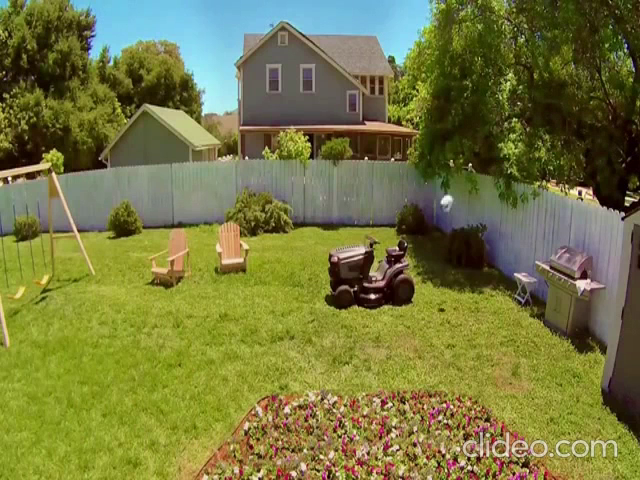
#> input picture frame 37 of Cuarta Previa/v4.mp4, 640 x 480 px
$ python detectMov.py
#> lines starting #> are read from the running program, lines starting #| are printed output that depends on the picture
import cv2
import numpy as np

video = cv2.VideoCapture('v4.mp4')

i = 0
while True:
	ret, frame = video.read()
#> frame is the input picture: shape (480, 640, 3); mean B, G, R 64.7, 120.5, 118.3
	if ret == False: break
	gray = cv2.cvtColor(frame, cv2.COLOR_BGR2GRAY)
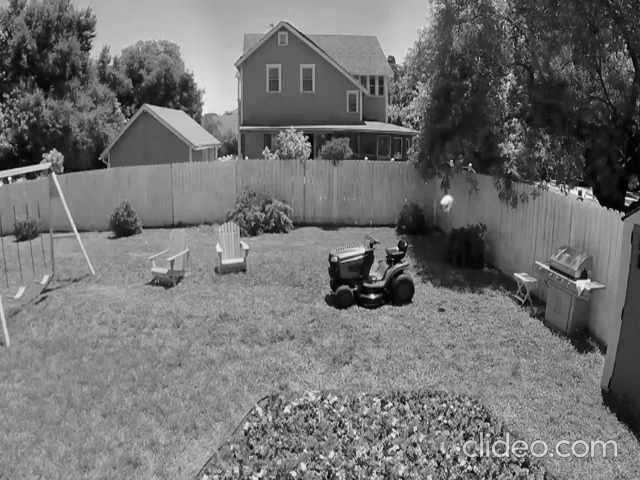
#> gray: shape (480, 640); min 0, max 254, mean 113.4
	if i == 3:
		bgGray = gray
	if i > 3:
		dif = cv2.absdiff(gray, bgGray)
		_, th = cv2.threshold(dif, 40, 255, cv2.THRESH_BINARY)
		cnts, _ = cv2.findContours(th, cv2.RETR_EXTERNAL, cv2.CHAIN_APPROX_SIMPLE)
		# [4 lines of commented-out code are left out]

		for c in cnts:
			area = cv2.contourArea(c)
			if area > 150:
				x,y,w,h = cv2.boundingRect(c)
				cv2.rectangle(frame, (x,y), (x+w,y+h),(0,255,0),2)

	cv2.imshow('Frame',frame)

	i = i+1
	if cv2.waitKey(35) & 0xFF == ord ('q'):
#> (key Esc is pressed here)
		break
video.release()

$ run again, starting later in the video
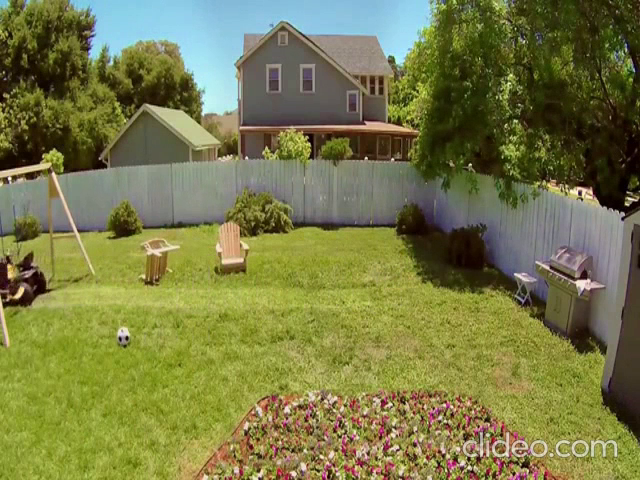
#> input picture frame 166 of Cuarta Previa/v4.mp4, 640 x 480 px
#> frame is the input picture: shape (480, 640, 3); mean B, G, R 71.6, 122.7, 120.6
#> `gray = cv2.cvtColor(frame, cv2.COLOR_BGR2GRAY)`:
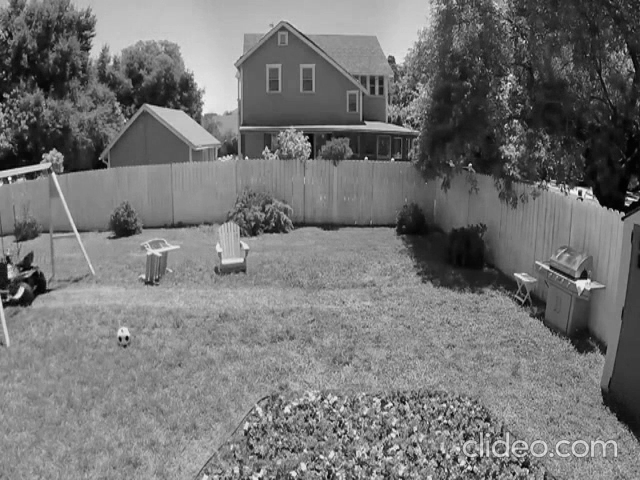
#> gray: shape (480, 640); min 0, max 252, mean 116.2

$ run again, starting later in the video
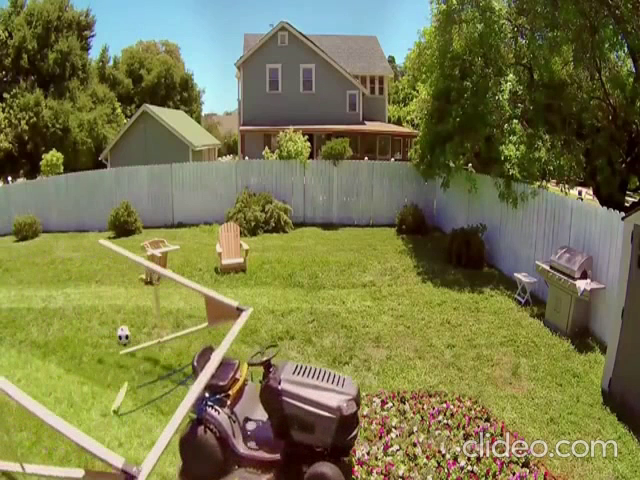
#> input picture frame 296 of Cuarta Previa/v4.mp4, 640 x 480 px
#> frame is the input picture: shape (480, 640, 3); mean B, G, R 75.3, 120.1, 120.3
#> `gray = cv2.cvtColor(frame, cv2.COLOR_BGR2GRAY)`:
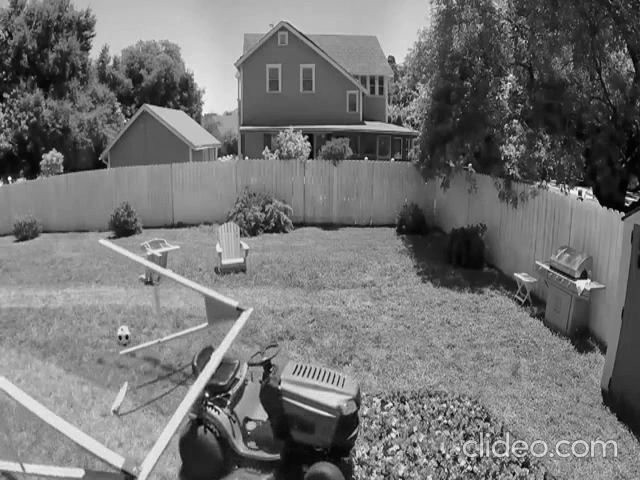
#> gray: shape (480, 640); min 0, max 249, mean 115
